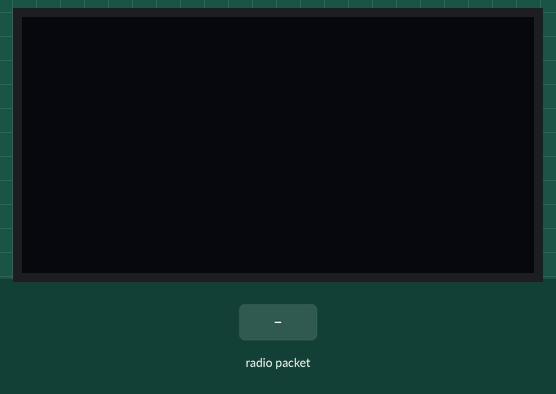
This sketch was run on a simulated Arduino Uno, built with avr-gcc and run on an emulated ATmega328P. On the bench: 128×64 one-colour display. The inputs (shaded band) are chosen by the test bench. No radio packets arrive unless stated; what the sketch prints to the serial monitor is not drawn.

Above: at 3.2 s.
3.3 s: radio packet "1" arrives
At 5.5 s:
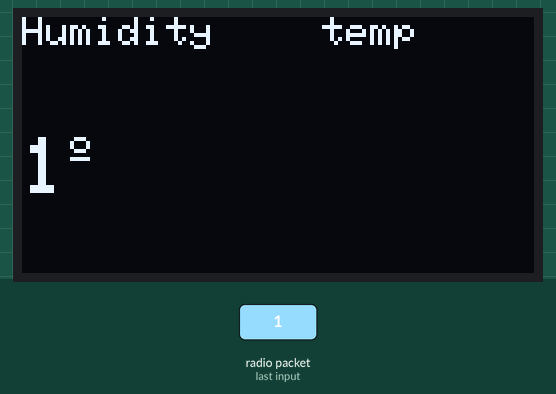
5.8 s: radio packet "0" arrives
At 7.7 s:
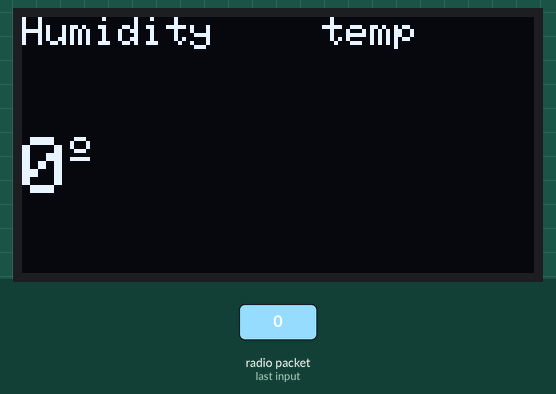
8.3 s: radio packet "2" arrives
At 10.8 s:
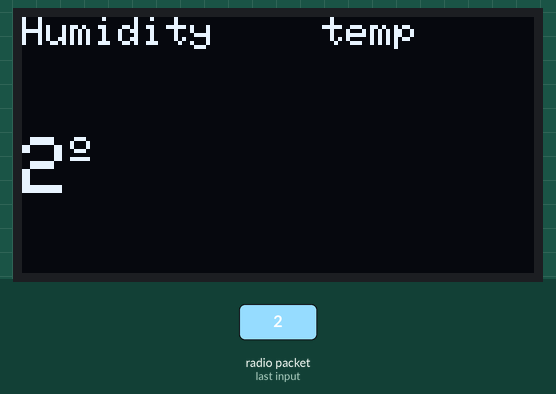
Timing chart, 0 to 12.3 s (numbered marks = the images above; inputs shaded):
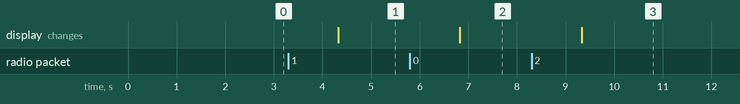

Measured:
- after the input at 3.3 s, the display: changes after 1.0 s (image 1)
- after the input at 5.8 s, the display: changes after 1.0 s (image 2)
- after the input at 8.3 s, the display: changes after 1.0 s (image 3)

The sketch:

lora_dusra_reciever.ino
```cpp
#include <Wire.h>
#include <Adafruit_GFX.h>
#include <Adafruit_SSD1306.h>
#include <Adafruit_Sensor.h>
#include <DHT.h>

#include <SPI.h>
#include <LoRa.h>

#define SCREEN_WIDTH 128 // OLED display width, in pixels
#define SCREEN_HEIGHT 64 // OLED display height, in pixels

// Declaration for an SSD1306 display connected to I2C (SDA, SCL pins)
Adafruit_SSD1306 display(SCREEN_WIDTH, SCREEN_HEIGHT, &Wire, -1);


//define the pins used by the transceiver module
#define ss 16
#define rst 14
#define dio0 26

void setup() {
  //initialize Serial Monitor


  Serial.begin(115200);
  while (!Serial);
  Serial.println("LoRa Receiver");

if(!display.begin(SSD1306_SWITCHCAPVCC, 0x3C)) {
    Serial.println(F("SSD1306 allocation failed"));
    for(;;);
  }
  delay(2000);
  display.clearDisplay();
  display.setTextColor(WHITE);

  //setup LoRa transceiver module
  LoRa.setPins(ss, rst, dio0);

  //replace the LoRa.begin(---E-) argument with your location's frequency
  //433E6 for Asia
  //866E6 for Europe
  //915E6 for North America
  while (!LoRa.begin(866E6)) {
    Serial.println(".");
    delay(500);
  }
  LoRa.setSpreadingFactor(10);
   // Change sync word (0xF3) to match the receiver
  // The sync word assures you don't get LoRa messages from other LoRa transceivers
  // ranges from 0-0xFF
  LoRa.setSyncWord(0xF3);
  Serial.println("LoRa Initializing OK!");
}

void loop() {
  // try to parse packet
  int packetSize = LoRa.parsePacket();
  if (packetSize) {
    // received a packet
    Serial.print("Received packet '");

    // read packet
    while (LoRa.available()) {
      String LoRaData = LoRa.readString();
      Serial.print(LoRaData);

display.clearDisplay();
 display.setTextSize(1.5);
  display.setCursor(0,0);
  display.print("Humidity");
  display.setCursor(75,0);
  display.print("temp");
  display.setTextSize(2);
  display.setCursor(0,30);
  display.print(LoRaData);
  //display.print(" ");
  display.setTextSize(1);
  display.cp437(true); // FOR DEGREE SYMBOL
  display.write(167);
 // display.setTextSize(2);
  //display.print("C");

  display.display();


/*int packetSize = LoRa.parsePacket();
  if (packetSize) {
    // received a packet
    Serial.print("Received packet '");

    // read packet
    while (LoRa.available()) {
      String LoRaData = LoRa.readString();
      Serial.print(LoRaData);

 display.setTextSize(1);
  display.setCursor(0, 35);
  display.print("Humidity: ");
  display.setTextSize(2);
  display.setCursor(0, 45);
   display.print(LoRaData);
  display.print(" %");

  display.display(); */

 }
    // print RSSI of packet
    Serial.print("' with RSSI ");
    Serial.println(LoRa.packetRssi());

  }
}
```
